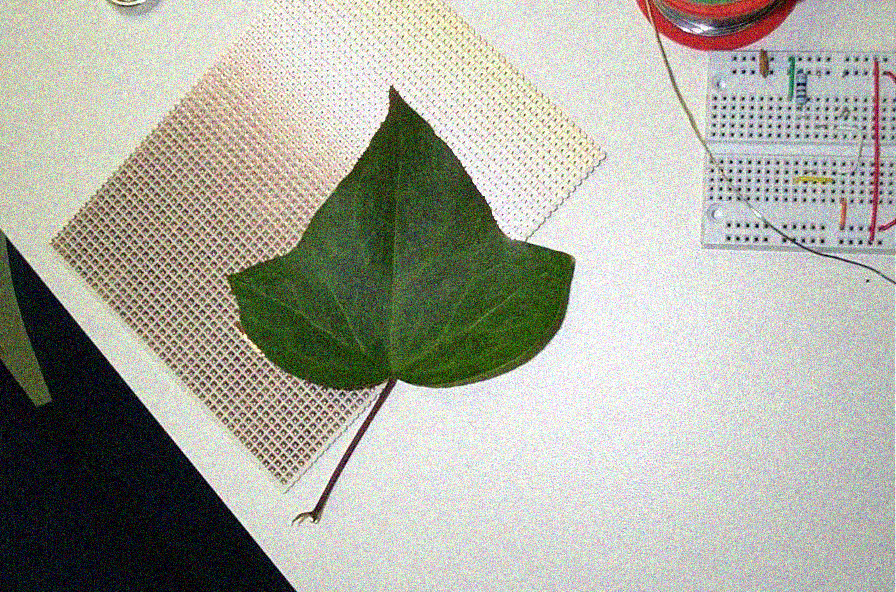
#> input picture asn4-files/noisyimages/image_0175.png, 896 x 592 px, found by its file name
$ jupyter execute --allow-errors asn3-q1.ipynb   (older library calls are emulated)
#> lines starting #> are read from the running program, lines starting #| are printed output that depends on the picture
#> further down, goodImage is the input picture: shape (592, 896, 3); mean R, G, B 169.2, 170.2, 159.5
#Step 1: Write your Segmentation Algoirthm

Write a function that segments a leaf image, and returns a binary (`dtype='bool'`) image representing the segmentation.  Your algorithm must be based on thresholding and you should consider doing some region processing after segmentation to improve the result.

_Hint: You'll need to be a bit creative when devising your solution -- no single technique from class is likely to give you a particularly good solution, and you may need to think of some tricks that were not explicitly covered in class.  However, you can get a good result with a fairly simple algorithm.  You'll also need to decide how to handle the fact that the input images are colour, although this shouldn't pose too much of a problem, in fact, it is an advantage!_

[cell 1]
import skimage.util as util
import skimage.io as io
import skimage.color as color
import skimage.filters as filt
import skimage.exposure as ex
import skimage.segmentation as seg
import skimage.morphology as morph
import numpy as np
import os as os
import matplotlib.pyplot as plt
from skimage.future import graph as graph
from skimage.feature import canny
from scipy import ndimage

# You can import other modules as needed.

def segleaf(I):
    '''
    Segment a leaf image.
    :param I: Color leaf image to segment.
    :return: Logical image where True pixels represent foreground (i.e. leaf pixels).
    '''
    if I.dtype == "uint8":
        I = util.img_as_float(I)

    greeness = np.ndarray((I.shape[0],I.shape[1]))
    R = abs(I[:,:,0])
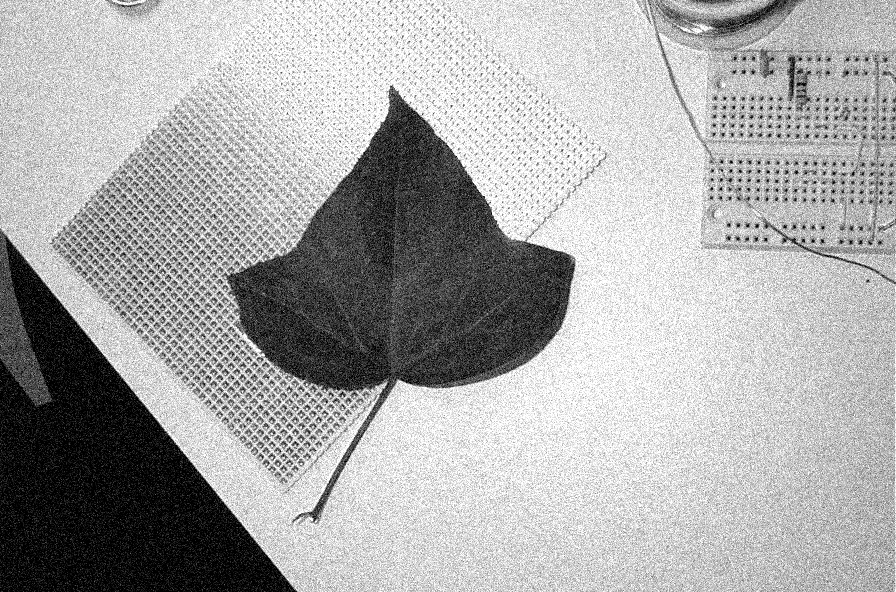
#> R: shape (592, 896) float64; min 0, max 1, mean 0.663
    G = abs(I[:,:,1])*1.75
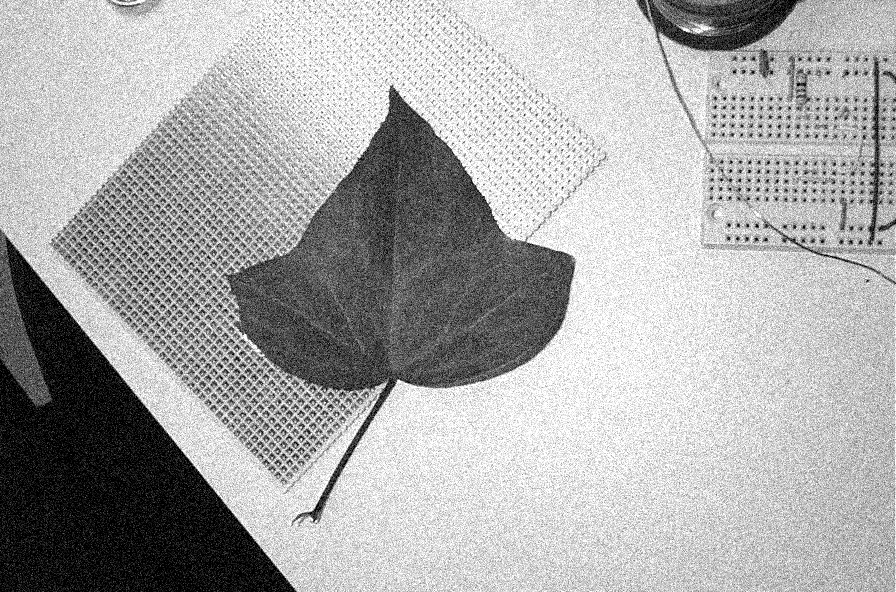
#> G: shape (592, 896) float64; min 0, max 1.75, mean 1.17; drawn with min black and max white
    B = abs(I[:,:,2])*1.1
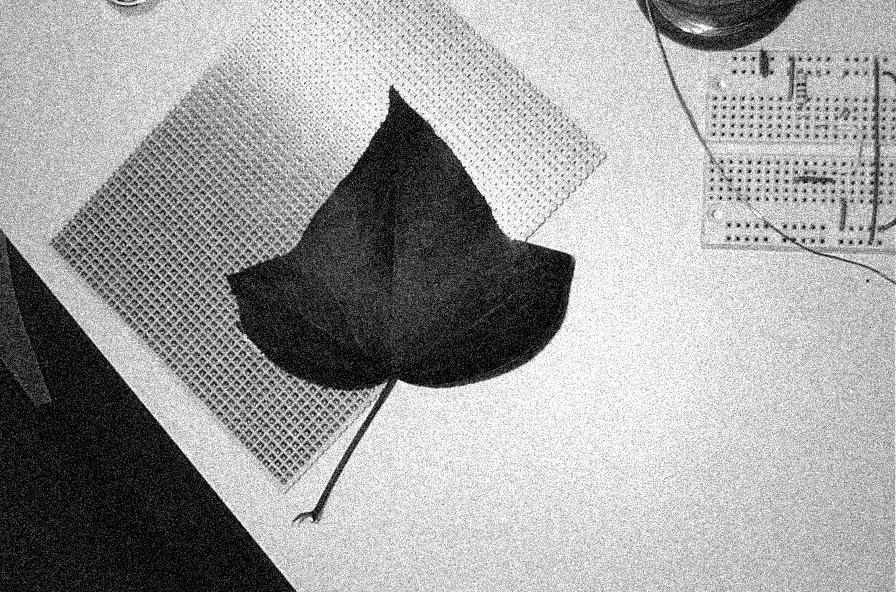
#> B: shape (592, 896) float64; min 0, max 1.1, mean 0.688; drawn with min black and max white

    greeness[:,:] = G - (R + B)
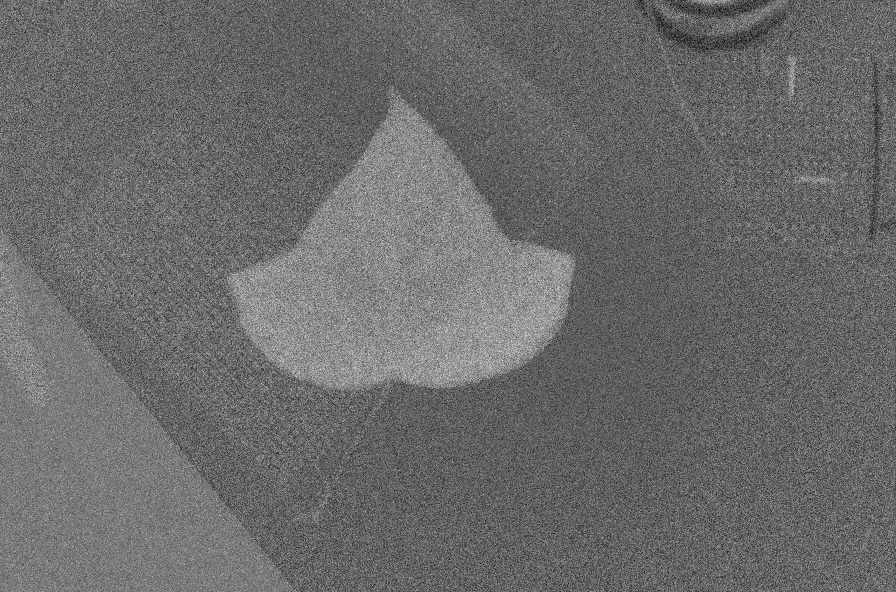
#> greeness: shape (592, 896) float64; min -1.28, max 1.33, mean -0.183; drawn with min black and max white

    booled = np.ndarray((I.shape[0],I.shape[1]),dtype="bool")
    booled[greeness > 0] = 1
    booled[greeness <= 0] = 0


    booled_f = filt.median(booled,selem=morph.square(5))
    booled_f = morph.remove_small_objects(booled_f,min_size=2500)
    booled_f = filt.gaussian(booled_f,sigma=3)

    booled[booled_f > 0.5] = 1
    booled[booled_f <= 0.5] = 0

    d = morph.dilation(booled,selem=morph.disk(3))
    booled = morph.remove_small_holes(d,min_size=2500)
    booled = morph.erosion(booled,selem=morph.disk(3))

    L,blobs = ndimage.label(booled)
    num = np.bincount(L.ravel())[1:]
    sizeList = dict(zip(range(blobs),num))

    leafLabel = 0
    leafSize = 0
    for i in range(0,len(sizeList)):
        curVal = sizeList[i]
        if curVal > leafSize:
            leafLabel = i
            leafSize = curVal


    L[L != leafLabel+1] = 0
    return L
'''
testFile = io.imread("images\image_0099.png")
pic = segleaf(testFile)
plt.figure()
plt.imshow(pic)
plt.show()
'''

# Step 2: Implment Measures

Write functions to compute the Mean Squared Distance (MSD), Hausdorff Distance (HD) and Dice Similarity Coefficient (DSC) measures of segmentation quality.

For MSD and HD, I suggest you reprsent boundaries by N-row, 2-column arrays where each row is the coordinate of one pixel on the region's boundary of the form [r,c], row first, then column.

[cell 2]
import math
import scipy.spatial.distance as eD
# [46 lines left out: functions d, MSD, HD, DSC, not called in this run]

'''
test = io.imread("images\image_0002.png")
pic = segleaf(test)
test2 = io.imread("groundtruth\\threshimage_0002.png")

iBoundry = np.where(seg.find_boundaries(test > 0,connectivity=2,mode='inner') > 0)
iBoundry = np.transpose(np.vstack(iBoundry))
gtBoundry = np.where(seg.find_boundaries(test2 > 0,connectivity=2,mode='inner') > 0)
gtBoundry = np.transpose(np.vstack(gtBoundry))

print(DSC(pic,test2))
'''

# Step 3: Write a Validation driver program.

Write code that segments each image, and computes the MSD, HD, and DSC for each segmentation.  Print the MSD, HD, and DSC of each segmentation as you perform it.  At the end, print the average and standard deviation of the DSC, the MSD and the HD over all of the images.  Also print the percentage of regions that were "recognized" (see below).  Sample output is in the assignment description document.

The general approach should be, for each input image (in the `images` folder):

* load the image and it's ground truth
* segment the input image - this should be a binary image with a single region (connected component).
* extract the region boundary points from the segmented image and ground truth image; store them in Nx2 arrays as described above (see lecture nodes for an example on how to do this!).
* Compute the MSD and the HD from the two sets of boundary points (using the functions in Step 2).
* Compute the DSC from the segmented image and the ground truth image (using the function from Step 2).
* Determine whether the leaf was "recognized" (a leaf is recognized if it's DSC is greater than 0.6).
* Print the MSD, HD, and DSC to the console (see sample output).

When finished, don't forget to print the average and standard deviation of the DSC for all images, and the percentage of images where the leaf was "recognized".

_Feel free to define additional helper functions for your program if you think it will help._

[cell 3]
#### Validate ####

# Paths for folders -- original and ground truth images
images_path = os.path.join('.', 'images')
gt_path = os.path.join('.', 'groundtruth')


# Iterate over all files in the original images folder

for root, dirs, files in os.walk(images_path):
    for filename in files:
        # ignore files that are not PNG files.
        if filename[-4:] != '.png':
            continue

        # concatenate variable root with filename to get the path to an input file.
        curImName = os.path.join(images_path,filename)
        curGtName = "thresh"+filename
        curGtName = os.path.join(gt_path,curGtName)

        curIm = io.imread(curImName)
        curGt = io.imread(curGtName)

        I = segleaf(curIm)
        iBoundry = np.where(seg.find_boundaries(I > 0,connectivity=2,mode='inner') > 0)
        iBoundry = np.transpose(np.vstack(iBoundry))
        gtBoundry = np.where(seg.find_boundaries(curGt > 0,connectivity=2,mode='inner') > 0)
        gtBoundry = np.transpose(np.vstack(gtBoundry))

        print("MSC for "+filename+": "+str(MSD(iBoundry,gtBoundry)))
        print("HC for "+filename+": "+str(HD(iBoundry,gtBoundry)))
        print("DCS for "+filename+": "+str(DSC(I,curGt)))
        plt.figure()
        plt.imshow(I)
        plt.show()
        print("~~~~~~~~~~~~~~~~~~~~~~~~~~~~~~~~~~~~~~~~~~~~~~~~~~~~~~~~~~")

# Step 4:  Display Examples

Choose one input image where your algoirthm performed very well.  Choose another image where the algorithm did not perform well.  Display the two original images with the segmentation superimposed on top (There is an example in the lecture notes -- last slide, Topic 6 -- showing how to do this).  Also display the same two image's ground truth with the segmentation superimposed on top.    Title the images to indicate which is the "good" example, and which is the "bad" example.

[cell 4]
import matplotlib.pyplot as plt

images_path = os.path.join('.', 'images')

gName =  os.path.join(images_path,"image_0175.png")
goodImage = io.imread(gName)
#> (the rest of this cell did not finish here and is left out)

$ run again, with asn4-files/noisyimages/image_0001.png copied over asn4-files/noisyimages/image_0175.png
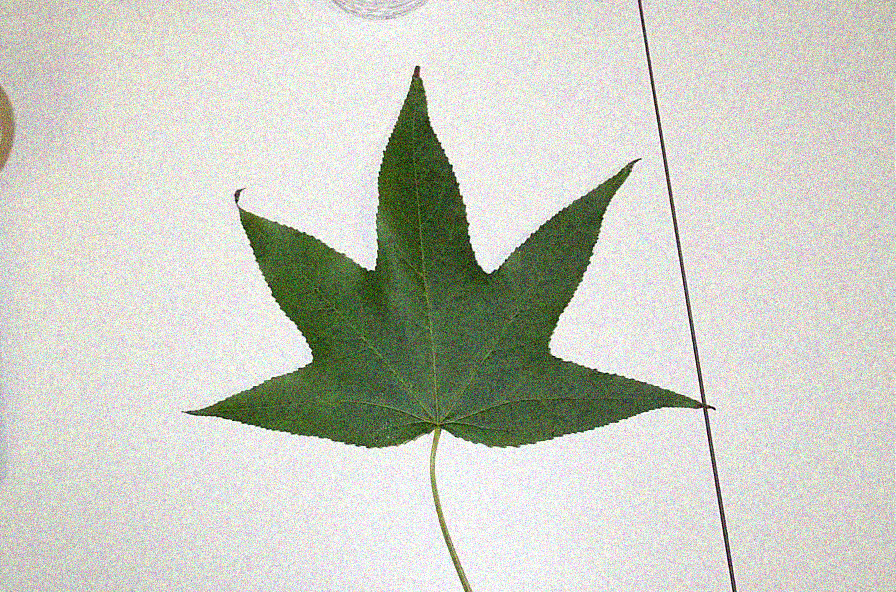
#> input picture asn4-files/noisyimages/image_0001.png, 896 x 592 px, found by its file name
#> goodImage is the input picture: shape (592, 896, 3); mean R, G, B 201.9, 204.1, 194.1
#> in segleaf, `B = abs(I[:,:,2])*1.1`:
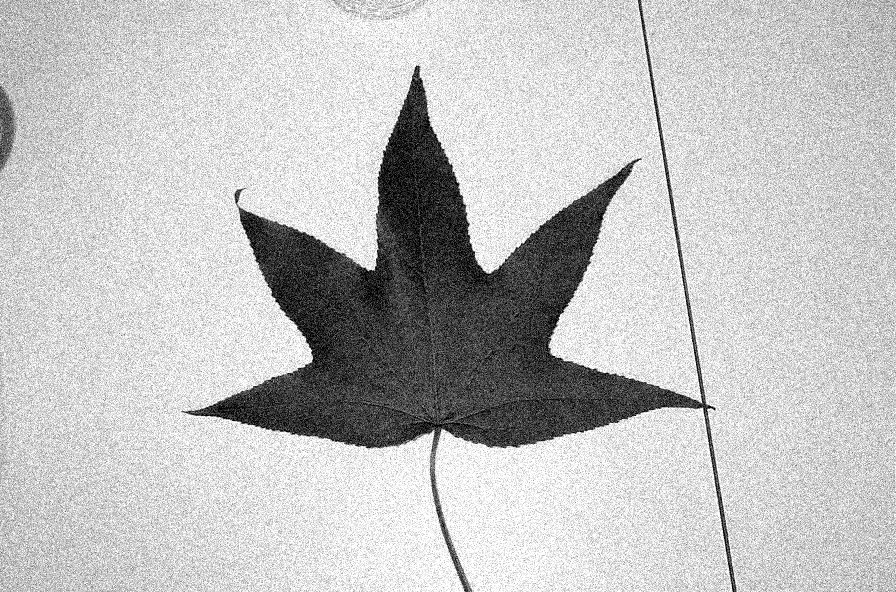
#> B: shape (592, 896) float64; min 0, max 1.1, mean 0.837; drawn with min black and max white
#> in segleaf, `greeness[:,:] = G - (R + B)`:
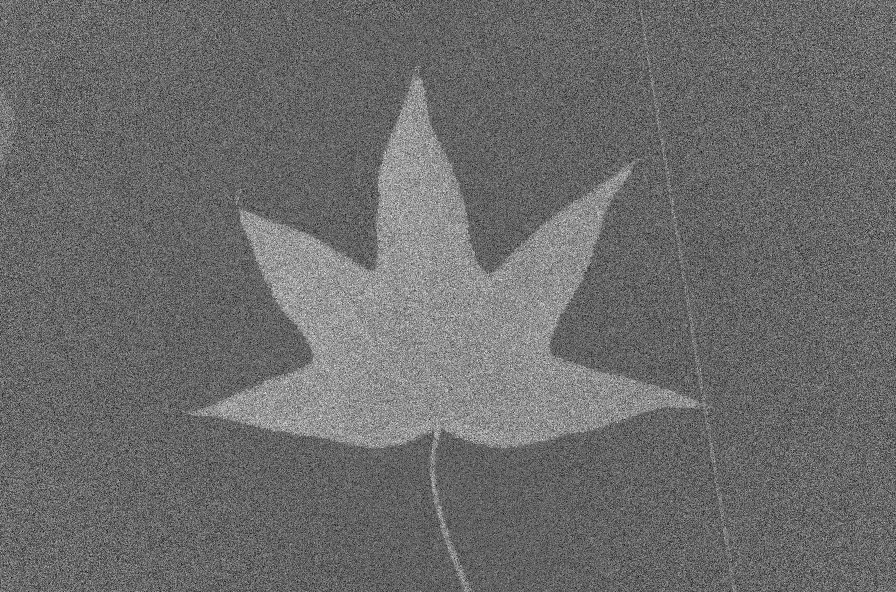
#> greeness: shape (592, 896) float64; min -1.25, max 1.16, mean -0.228; drawn with min black and max white

$ run again, with asn4-files/noisyimages/image_0002.png copied over asn4-files/noisyimages/image_0175.png
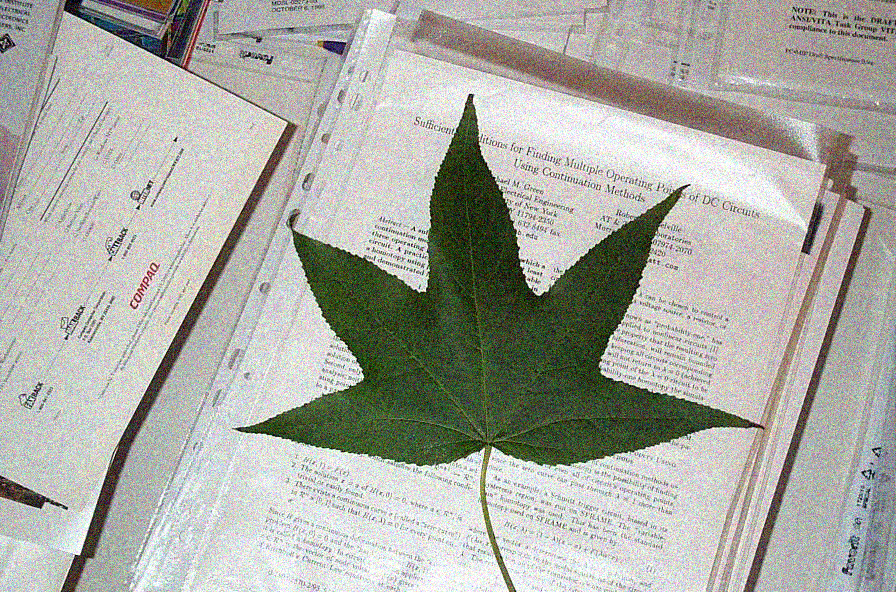
#> input picture asn4-files/noisyimages/image_0002.png, 896 x 592 px, found by its file name
#> goodImage is the input picture: shape (592, 896, 3); mean R, G, B 169.5, 170.7, 163
#> in segleaf, `B = abs(I[:,:,2])*1.1`:
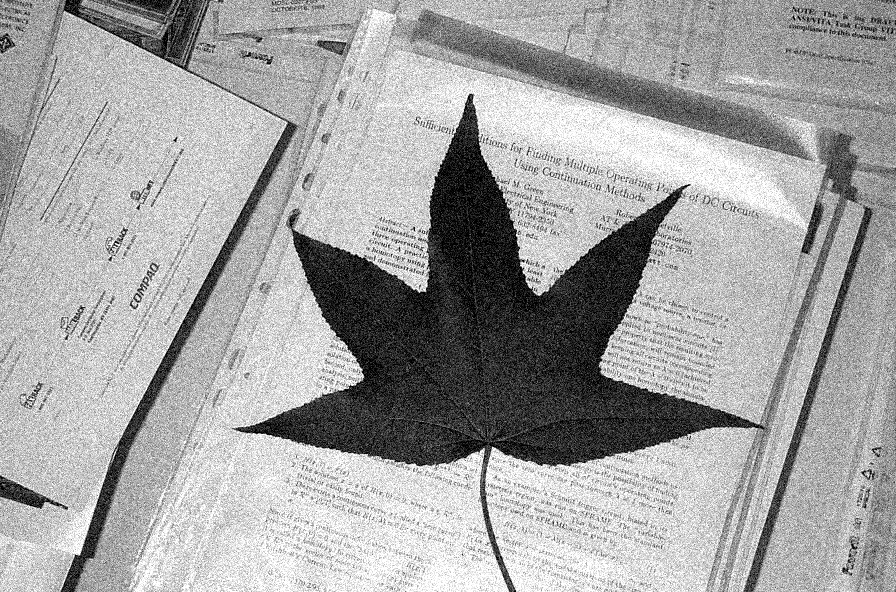
#> B: shape (592, 896) float64; min 0, max 1.1, mean 0.703; drawn with min black and max white
#> in segleaf, `greeness[:,:] = G - (R + B)`:
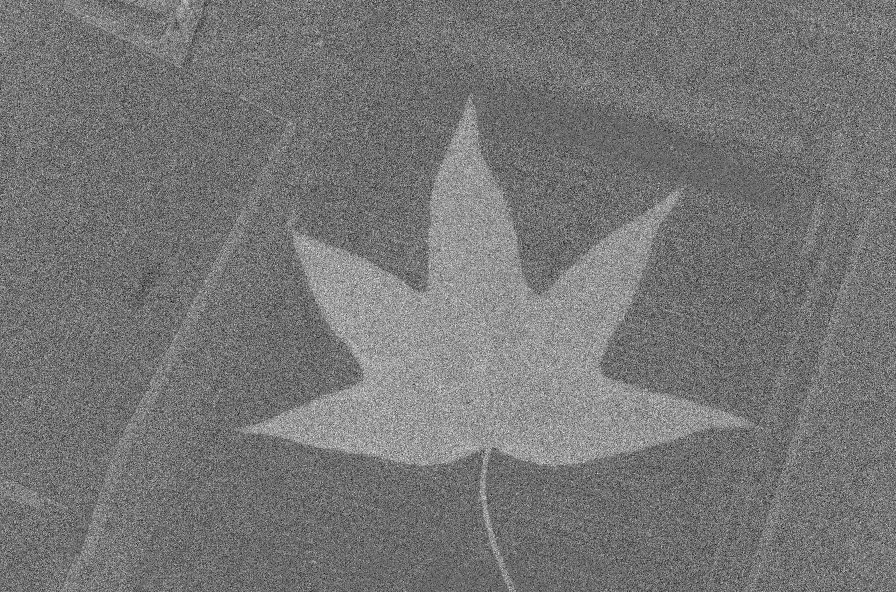
#> greeness: shape (592, 896) float64; min -1.31, max 1.09, mean -0.196; drawn with min black and max white

$ run again, with asn4-files/noisyimages/image_0005.png copied over asn4-files/noisyimages/image_0175.png
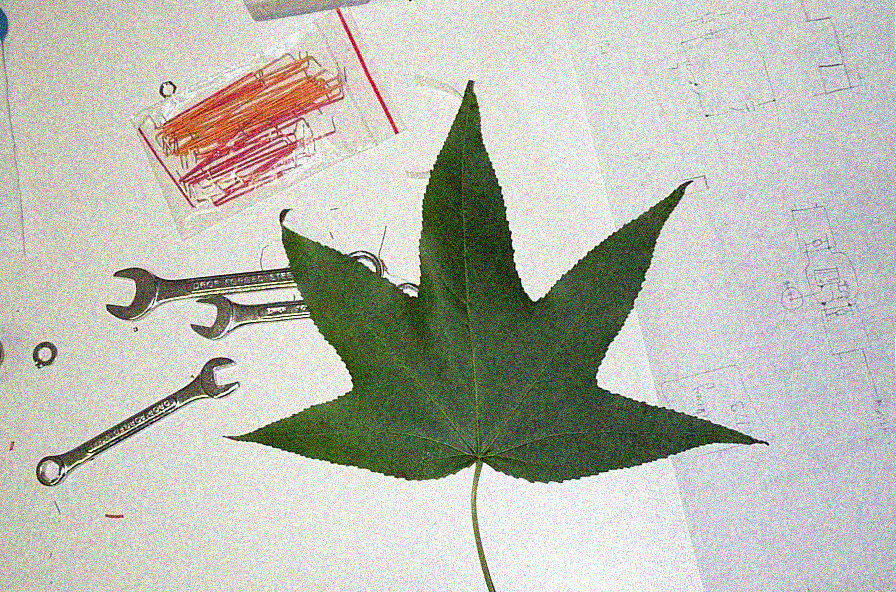
#> input picture asn4-files/noisyimages/image_0005.png, 896 x 592 px, found by its file name
#> goodImage is the input picture: shape (592, 896, 3); mean R, G, B 186.6, 187.3, 178.3
#> in segleaf, `B = abs(I[:,:,2])*1.1`:
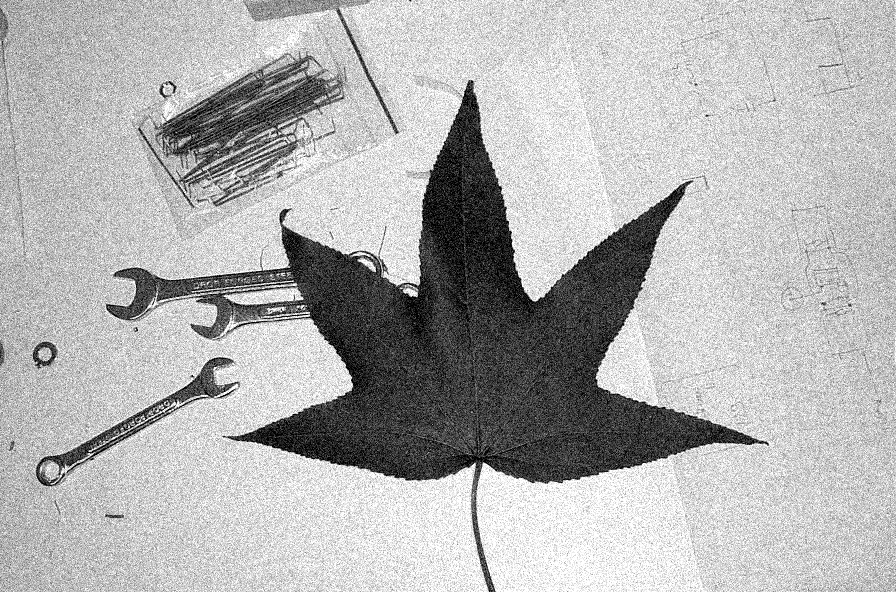
#> B: shape (592, 896) float64; min 0, max 1.1, mean 0.769; drawn with min black and max white
#> in segleaf, `greeness[:,:] = G - (R + B)`:
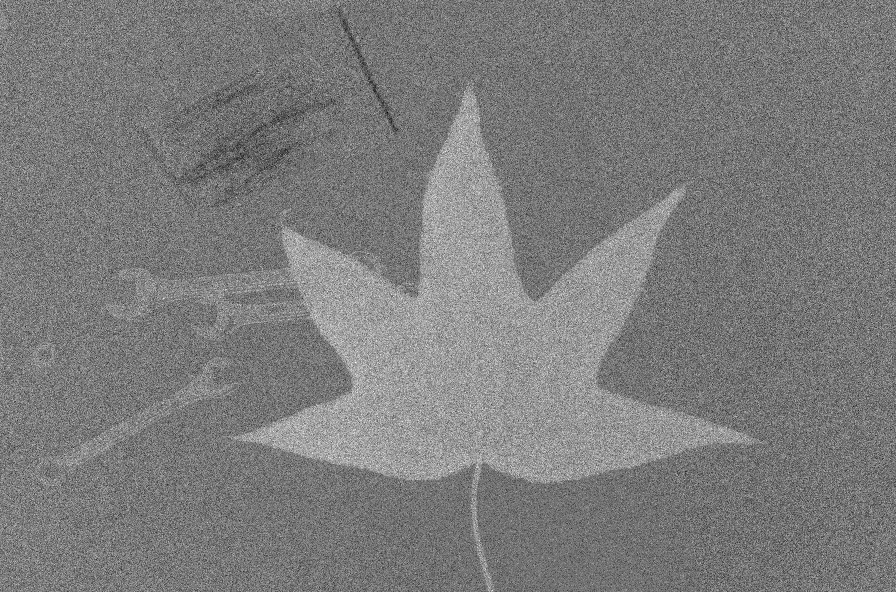
#> greeness: shape (592, 896) float64; min -1.53, max 1.16, mean -0.216; drawn with min black and max white
